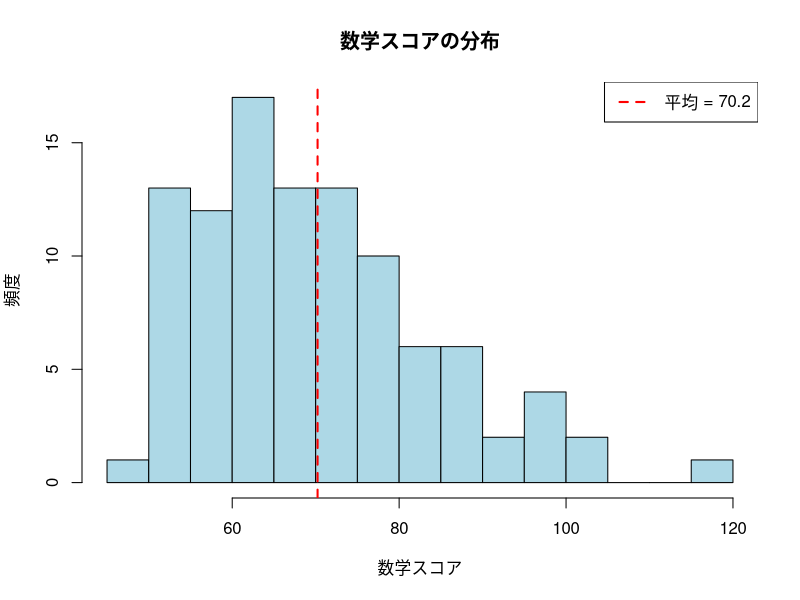
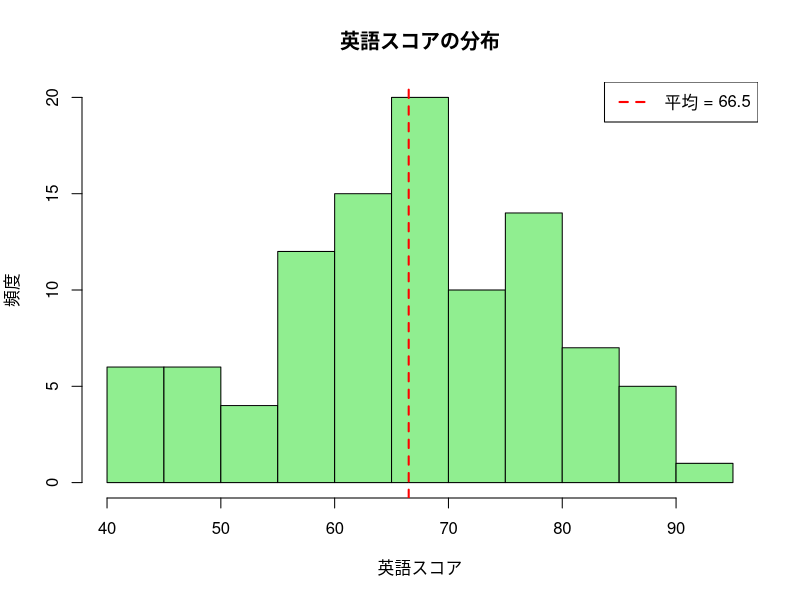
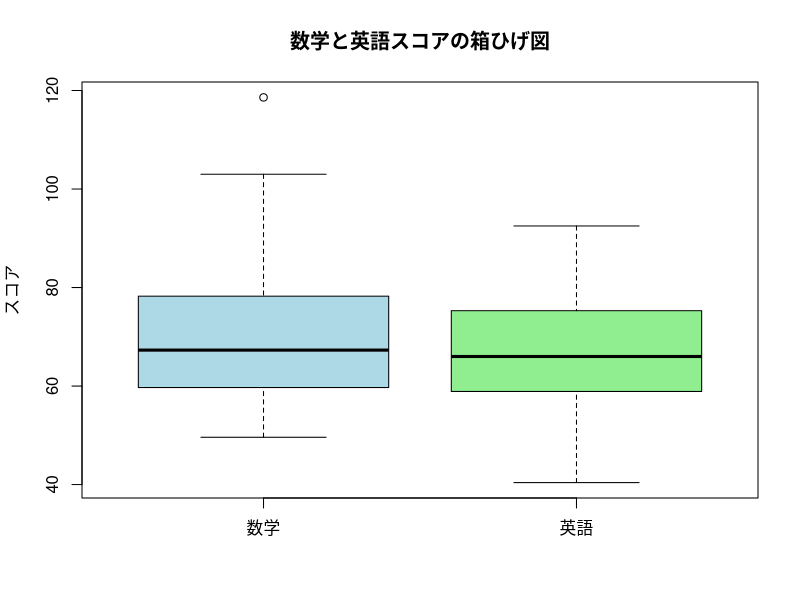
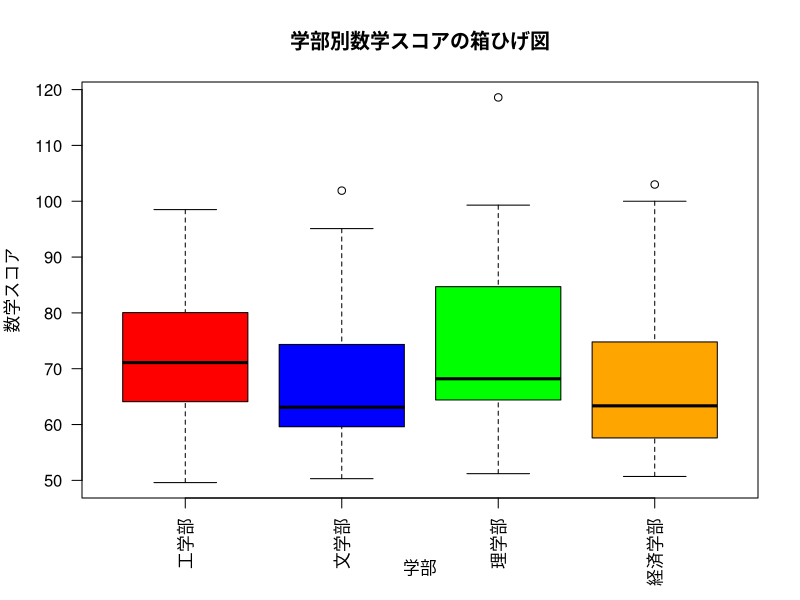
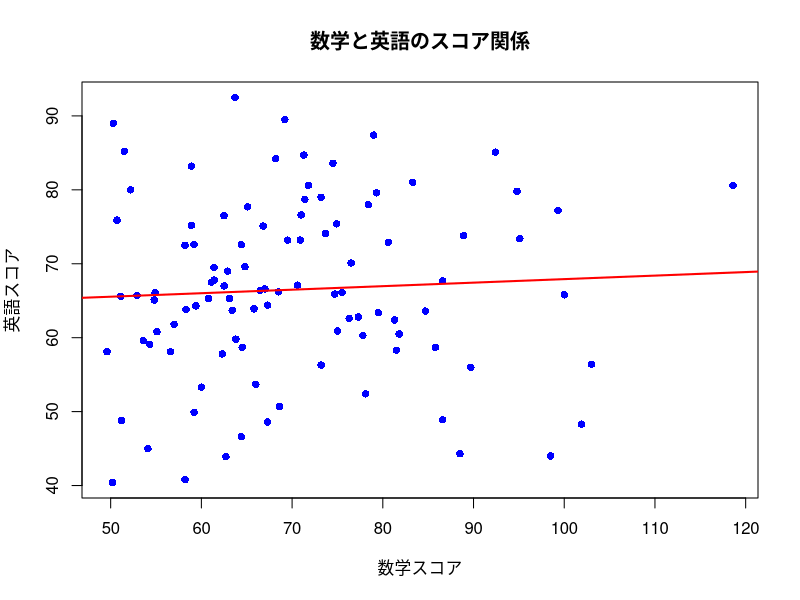
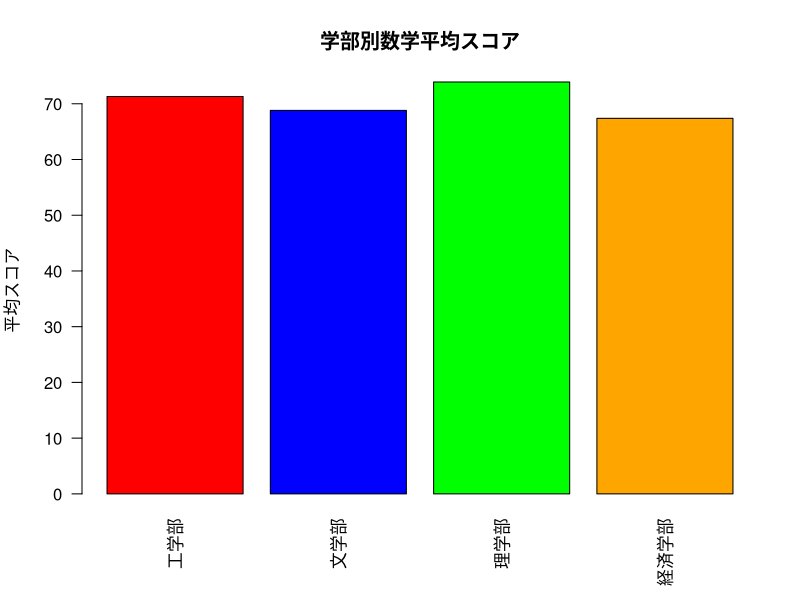
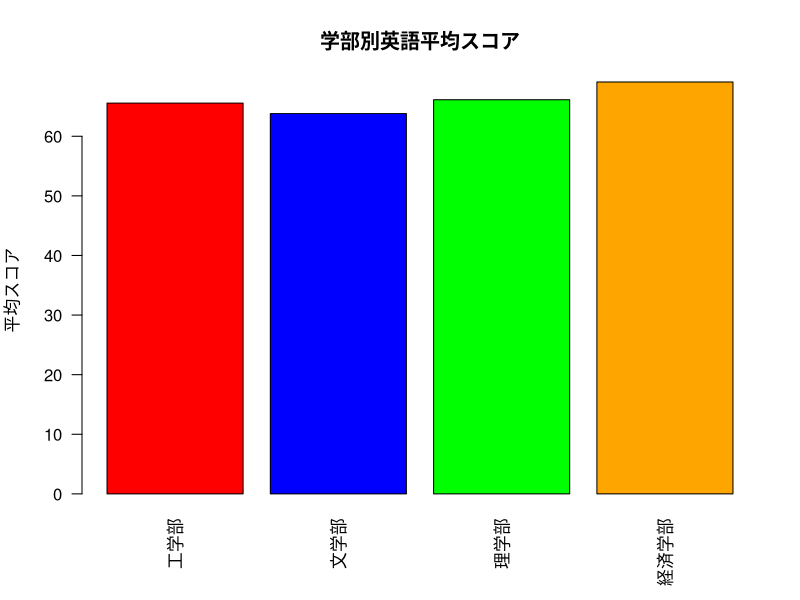
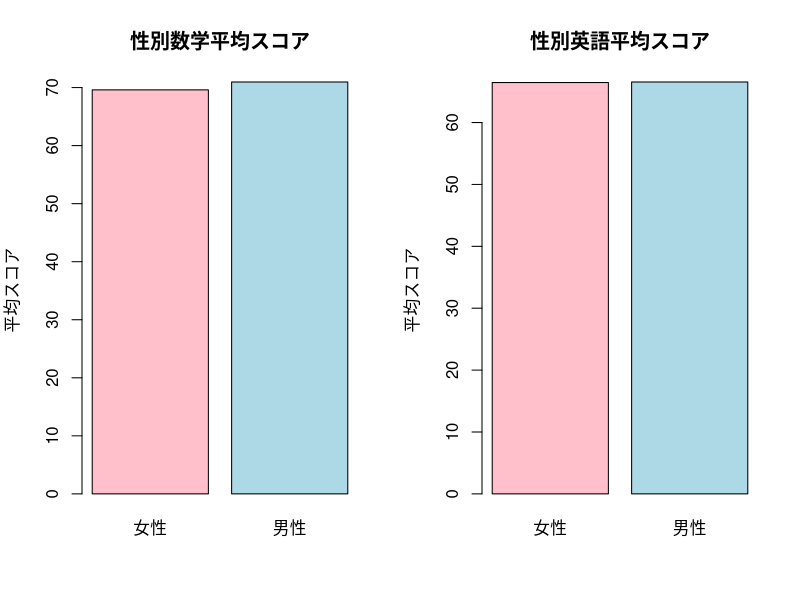

Source code (R) for these figures, in order:
# =====================================
# R基礎演習 - 大学生向け
# RStudio Cloud対応版
# =====================================

# 図の日本語表示用
#par(family = "Meiryo") #Windows
#par(family= "HiraKakuProN-W3") #Mac

# 1. 基本的な操作とコンソールの使い方
# =====================================

# Rをコンソールとして使う
print("Rの基礎演習を開始します！")

# 変数への代入
x <- 10
y <- 5
name <- "統計学"

# 変数の表示
x
y
name

# 2. 四則演算
# =====================================

# 基本的な計算
addition <- 10 + 5        # 足し算
subtraction <- 10 - 5     # 引き算
multiplication <- 10 * 5  # 掛け算
division <- 10 / 5        # 割り算
power <- 10^2             # べき乗
remainder <- 10 %% 3      # 余り

# 結果の表示
print(paste("足し算:", addition))
print(paste("引き算:", subtraction))
print(paste("掛け算:", multiplication))
print(paste("割り算:", division))
print(paste("べき乗:", power))
print(paste("余り:", remainder))

# 3. ダミーデータの作成について
# =====================================

# 注意: student_data.csvはすでにリポジトリに含まれています
# 以下のコードは参考として残していますが、実行は不要です

# 乱数シードを設定（結果を再現可能にするため）
# set.seed(123)

# 学生データを作成
# n_students <- 100

# student_data <- data.frame(
#   student_id = 1:n_students,
#   age = sample(18:25, n_students, replace = TRUE),
#   gender = sample(c("男性", "女性"), n_students, replace = TRUE),
#   major = sample(c("経済学部", "工学部", "文学部", "理学部"), n_students, replace = TRUE),
#   math_score = round(rnorm(n_students, mean = 70, sd = 15), 1),
#   english_score = round(rnorm(n_students, mean = 65, sd = 12), 1),
#   study_hours = round(runif(n_students, min = 0, max = 8), 1)
# )

# データの確認
# head(student_data)
# str(student_data)

# CSVファイルとして保存
# write.csv(student_data, "student_data.csv", row.names = FALSE, fileEncoding = "UTF-8")

print("student_data.csvファイルを使用します（すでに用意されています）")

# 4. CSVファイルの読み込み
# =====================================

# CSVファイルを読み込み
data <- read.csv("student_data.csv", fileEncoding = "UTF-8")

# データの基本情報を確認
print("=== データの基本情報 ===")
print(dim(data))  # 行数と列数
print(summary(data))  # 基本統計量

# 5. 基本統計量の計算
# =====================================

print("=== 数学スコアの基本統計量 ===")

# 平均
math_mean <- mean(data$math_score)
print(paste("平均:", math_mean))

# 分散
math_var <- var(data$math_score)
print(paste("分散:", math_var))

# 標準偏差
math_sd <- sd(data$math_score)
print(paste("標準偏差:", math_sd))

# 中央値
math_median <- median(data$math_score)
print(paste("中央値:", math_median))

# 基本統計量の表示
summary(data$math)

print("=== 英語スコアの基本統計量 ===")

# 英語スコアについても同様に計算
eng_mean <- mean(data$english_score)
eng_var <- var(data$english_score)
eng_sd <- sd(data$english_score)
eng_median <- median(data$english_score)

print(paste("平均:", eng_mean))
print(paste("分散:", eng_var))
print(paste("標準偏差:", eng_sd))
print(paste("中央値:", eng_median))

# 基本統計量の表示
summary(data$eng)

#クロス集計
table(data$major, data$gender) #男女X専攻
round(prop.table(table(data$major, data$gender), margin = 1) * 100, 1) #男女X専攻の割合

# 6. グラフの作成
# =====================================

# ヒストグラムの作成
print("=== ヒストグラムの作成 ===")

# 数学スコアのヒストグラム
hist(data$math_score,
     main = "数学スコアの分布",
     xlab = "数学スコア",
     ylab = "頻度",
     col = "lightblue",
     breaks = 15)

# 平均線を追加
abline(v = math_mean, col = "red", lwd = 2, lty = 2)
legend("topright", legend = paste("平均 =", round(math_mean, 1)), 
       col = "red", lty = 2, lwd = 2)

# 英語スコアのヒストグラム
hist(data$english_score,
     main = "英語スコアの分布",
     xlab = "英語スコア",
     ylab = "頻度",
     col = "lightgreen",
     breaks = 15)

# 平均線を追加
abline(v = eng_mean, col = "red", lwd = 2, lty = 2)
legend("topright", legend = paste("平均 =", round(eng_mean, 1)), 
       col = "red", lty = 2, lwd = 2)

# 箱ひげ図の作成
print("=== 箱ひげ図の作成 ===")

# 数学と英語スコアの箱ひげ図を並べて表示
boxplot(data$math_score, data$english_score,
        names = c("数学", "英語"),
        main = "数学と英語スコアの箱ひげ図",
        ylab = "スコア",
        col = c("lightblue", "lightgreen"))

# 学部別数学スコアの箱ひげ図
boxplot(math_score ~ major, data = data,
        main = "学部別数学スコアの箱ひげ図",
        xlab = "学部",
        ylab = "数学スコア",
        col = c("red", "blue", "green", "orange"),
        las = 2)

# 散布図の作成
print("=== 散布図の作成 ===")
plot(data$math_score, data$english_score,
     main = "数学と英語のスコア関係",
     xlab = "数学スコア",
     ylab = "英語スコア",
     col = "blue",
     pch = 16)

# 回帰直線を追加
abline(lm(english_score ~ math_score, data = data), col = "red", lwd = 2)

# 7. グループごとの棒グラフ
# =====================================

print("=== グループ別分析 ===")

# 学部別の平均スコア計算
major_math_mean <- aggregate(math_score ~ major, data = data, FUN = mean)
major_eng_mean <- aggregate(english_score ~ major, data = data, FUN = mean)

print("学部別数学平均スコア:")
print(major_math_mean)

print("学部別英語平均スコア:")
print(major_eng_mean)

# 学部別数学スコア棒グラフ
barplot(major_math_mean$math_score,
        names.arg = major_math_mean$major,
        main = "学部別数学平均スコア",
        ylab = "平均スコア",
        col = c("red", "blue", "green", "orange"),
        las = 2)  # x軸ラベルを縦にする

# 学部別英語スコア棒グラフ
barplot(major_eng_mean$english_score,
        names.arg = major_eng_mean$major,
        main = "学部別英語平均スコア",
        ylab = "平均スコア",
        col = c("red", "blue", "green", "orange"),
        las = 2)

# 性別による比較
gender_math_mean <- aggregate(math_score ~ gender, data = data, FUN = mean)
gender_eng_mean <- aggregate(english_score ~ gender, data = data, FUN = mean)

print("性別数学平均スコア:")
print(gender_math_mean)

print("性別英語平均スコア:")
print(gender_eng_mean)

# 性別比較の棒グラフ
par(mfrow = c(1, 2))  # 1行2列のレイアウト

barplot(gender_math_mean$math_score,
        names.arg = gender_math_mean$gender,
        main = "性別数学平均スコア",
        ylab = "平均スコア",
        col = c("pink", "lightblue"))

barplot(gender_eng_mean$english_score,
        names.arg = gender_eng_mean$gender,
        main = "性別英語平均スコア",
        ylab = "平均スコア",
        col = c("pink", "lightblue"))

par(mfrow = c(1, 1))  # レイアウトをリセット

# 8. 相関係数の計算
# =====================================

print("=== 相関分析 ===")

# 数学と英語スコアの相関係数
correlation_math_eng <- cor(data$math_score, data$english_score)
print(paste("数学と英語スコアの相関係数:", correlation_math_eng))

# 勉強時間と各スコアの相関
correlation_study_math <- cor(data$study_hours, data$math_score)
correlation_study_eng <- cor(data$study_hours, data$english_score)

print(paste("勉強時間と数学スコアの相関係数:", correlation_study_math))
print(paste("勉強時間と英語スコアの相関係数:", correlation_study_eng))

# 相関行列の作成
numeric_data <- data[, c("math_score", "english_score", "study_hours", "age")]
correlation_matrix <- cor(numeric_data)

print("相関行列:")
print(round(correlation_matrix, 3))

# 相関の強さを判定する関数
interpret_correlation <- function(r) {
  abs_r <- abs(r)
  if (abs_r >= 0.7) {
    return("強い相関")
  } else if (abs_r >= 0.4) {
    return("中程度の相関")
  } else if (abs_r >= 0.2) {
    return("弱い相関")
  } else {
    return("ほとんど相関なし")
  }
}

print(paste("数学と英語の相関の強さ:", interpret_correlation(correlation_math_eng)))

# 9. 追加の分析練習
# =====================================

print("=== 追加分析 ===")

# 条件付き統計
high_performers <- data[data$math_score >= 80, ]
print(paste("数学80点以上の学生数:", nrow(high_performers)))
print(paste("高得点者の英語平均スコア:", mean(high_performers$english_score)))

# クロス集計
major_gender_table <- table(data$major, data$gender)
print("学部別性別クロス集計:")
print(major_gender_table)

# 10. まとめとレポート
# =====================================

print("=== 分析結果まとめ ===")
print(paste("総学生数:", nrow(data)))
print(paste("数学平均点:", round(math_mean, 1), "点"))
print(paste("英語平均点:", round(eng_mean, 1), "点"))
print(paste("数学と英語の相関:", round(correlation_math_eng, 3)))
print(paste("最も数学平均の高い学部:", major_math_mean$major[which.max(major_math_mean$math_score)]))

print("演習完了！お疲れさまでした。")

# =====================================
# 練習問題（コメントアウト状態）
# 学生が自分で試すための課題
# =====================================

# 【練習問題1】
# 年齢別の平均スコアを計算してみましょう
# age_math_mean <- aggregate(math_score ~ age, data = data, FUN = mean)

# 【練習問題2】
# 勉強時間が4時間以上の学生だけを抽出してみましょう
# high_study_students <- data[data$study_hours >= 4, ]

# 【練習問題3】
# 数学と英語の合計点を新しい列として追加してみましょう
# data$total_score <- data$math_score + data$english_score

# 【練習問題4】
# 学部別の勉強時間の平均を計算してみましょう
# major_study_mean <- aggregate(study_hours ~ major, data = data, FUN = mean)